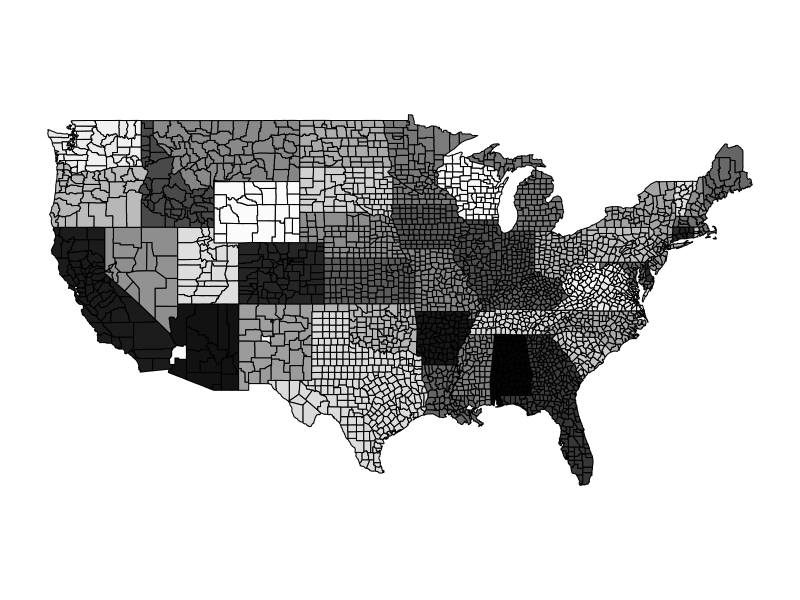

This figure's R source: (Note: this script raises an error after producing the figure.)
## ---- chunk 1
knitr::opts_chunk$set(echo = TRUE)
## ---- chunk 2
library(dplyr)
library(maps)
data("county.fips")
df_pop_county <- data.frame(region=county.fips$fips)
df_pop_county$value <- county.fips$fips
y <- df_pop_county$value
df_pop_county$color <- gray(y / max(y))

counties <- county.fips %>% 
  left_join(df_pop_county, by = c('fips' = 'region'))
map("county", fill = TRUE, col = counties$color)
## ---- chunk 3
# rpp[9:nrow(rpp),1:15]
county.fips.rpp <- rpp[9:nrow(rpp),1:15]
df_pop_county.rpp <- data.frame(region=county.fips.rpp$GeoFips)
df_pop_county.rpp$value <- county.fips.rpp$`2019`
map("county", fill = TRUE, col = df_pop_county.rpp$value)
## ---- chunk 4
library(plotrix)
df_pop_county.rpp$col <- color.scale(df_pop_county.rpp$value)
map("county", fill = TRUE, col = df_pop_county.rpp$col)
## ---- chunk 5
df_pop_county.rpp$col <- color.scale(df_pop_county.rpp$value, alpha = 0.5, color.spec = "hsv")
map("county", fill = TRUE, col = df_pop_county.rpp$col)
## ---- chunk 6
library(ggplot2)
df_pop_county.rpp$scale[1:1541,] <- scale_fill_gradient(df_pop_county.rpp$value)
map("county", fill = TRUE, col = df_pop_county.rpp$col)
df_pop_county.rpp$vec <- scale(df_pop_county.rpp$value, center = F, scale = T)
df.vec <- df_pop_county.rpp$vec
df_pop_county.rpp %>%
  ggplot(aes(df_pop_county.rpp$value)) + geom_point() +
  scale_color_gradient(value, low = "blue", high = "orange")
df_pop_county.rpp %>%
  ggplot(aes(region, value)) +
  geom_point(aes(color = col)) + 
  theme(legend.position = "none",
        axis.text.x = element_blank(), 
        axis.title.x = element_blank()) 
## ---- chunk 7
df_pop_county.rpp %>%
  ggplot(aes(region, value)) +
  geom_point(aes(color = col)) + 
  theme(legend.position = "none",
        axis.text.x = element_blank(), 
        axis.title.x = element_blank()) + 
  geom_text(label = rownames(df_pop_county.rpp))
